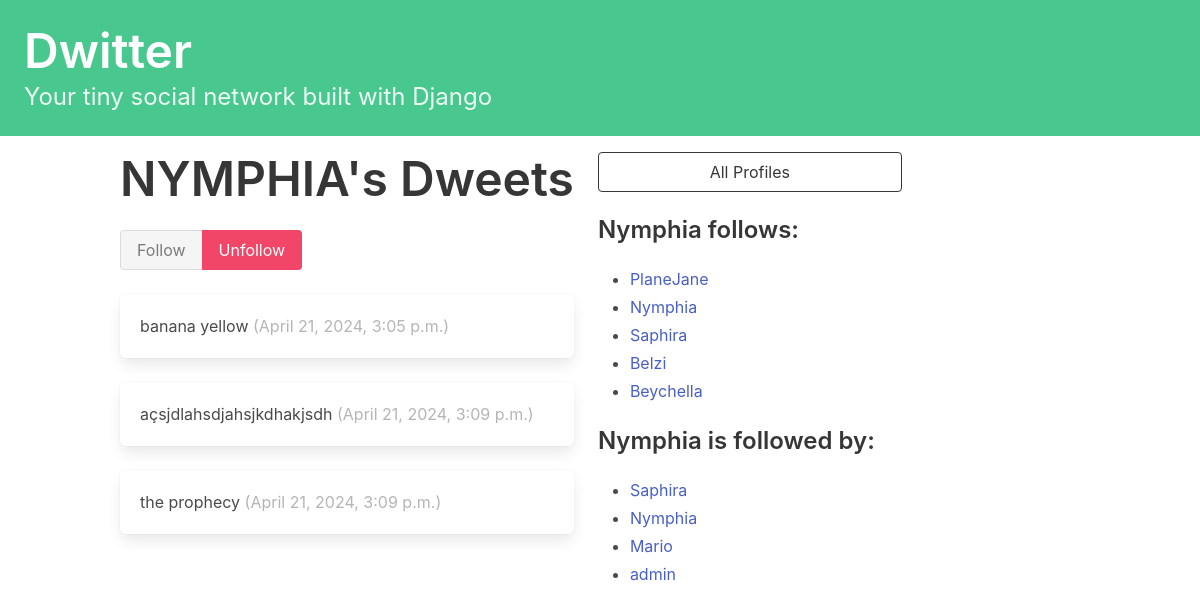
The app's page /profile/2 (signed in) with its own data.
### dwitter/models.py (models this page shows, shortened)
class Profile(models.Model):
    user = models.OneToOneField(User, on_delete=models.CASCADE)
    follows = models.ManyToManyField(
        "self",
        related_name="followed_by",
        symmetrical=False,
        blank=True
    )
    def __str__(self):
        return self.user.username

class Dweet(models.Model):
    user = models.ForeignKey(User, related_name="dweets", on_delete=models.DO_NOTHING)
    body = models.CharField(max_length=140)
    created_at = models.DateTimeField(auto_now_add=True)

### dwitter/views.py (the view, shortened to what this page needs)
# urls.py: path("profile/<int:pk>", profile, name="profile")
def profile(request, pk):
    if not hasattr(request.user, 'profile'):
        missing_profile = Profile(user=request.user)
        missing_profile.save()
    profile = Profile.objects.get(pk=pk)
    return render(request, "dwitter/profile.html", {"profile": profile})

### dwitter/templates/dwitter/profile.html (shortened to what this page needs)
{% extends 'base.html' %}
{% block content %}
<div class="column">
    <div class="block">
        <h1 class="title is-1">
            {{profile.user.username|upper}}'s Dweets
        </h1>
        <form method="post">
            <div class="buttons has-addons">
            {% if profile in profile.follows.all %}
                <button class="button is-success is-static">Follow</button>
                <button class="button is-danger" name="follow" value="unfollow">
                    Unfollow
                </button>
            {% else %}
                <button class="button is-success" name="follow" value="follow">
                    Follow
                </button>
                <button class="button is-danger is-static">Unfollow</button>
            {% endif %}
            </div>
        </form>
    </div>
    <div class="content">
        {% for dweet in profile.user.dweets.all %}
            <div class="box">
                {{ dweet.body }}
                <span class="is-small has-text-grey-light">
                    ({{ dweet.created_at }})
                </span>
            </div>
        {% endfor %}
    </div>
</div>
<div class="column is-one-third">
    <div class="block">
        <a href="{% url 'dwitter:profile_list'%}">
            <button class="button is-dark is-outlined is-fullwidth">
                All Profiles
            </button>
        </a>
    </div>
    <div class="block">
        <h3 class="title is-4">
            {{profile.user.username}} follows:
        </h3>
        <div class="content">
            <ul>
            {% for following in profile.follows.all %}
                <li>
                    <a href="{% url 'dwitter:profile' following.id %}">
                        {{ following }}
                    </a>
                </li>
            {% endfor %}
            </ul>
        </div>
    </div>
    <div class="block">
        <h3 class="title is-4">
            {{profile.user.username}} is followed by:
        </h3>
        <div class="content">
            <ul>
            {% for follower in profile.followed_by.all %}
                <li>
                    <a href="{% url 'dwitter:profile' follower.id %}">
                        {{ follower }}
                    </a>
                </li>
            {% endfor %}
            </ul>
        </div>
    </div>
</div>
{% endblock content %}

### records on screen
Profile: user.username "NYMPHIA", user.username "Nymphia"
Dweet: body "banana yellow", created_at "April 21, 2024, 3:05 p.m."
Dweet: body "açsjdlahsdjahsjkdhakjsdh", created_at "April 21, 2024, 3:09 p.m."
Dweet: body "the prophecy", created_at "April 21, 2024, 3:09 p.m."
Profile: user.username "PlaneJane"
Profile: user.username "Saphira"
Profile: user.username "Belzi"
Profile: user.username "Beychella"
Profile: user.username "Mario"
Profile: user.username "admin"
